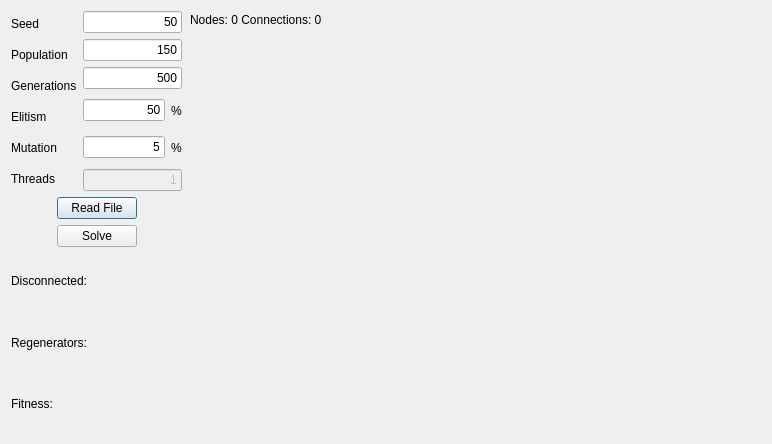
<?xml version="1.0" encoding="UTF-8"?>
<ui version="4.0">
 <class>BeeAlgorithmDialog</class>
 <widget class="QDialog" name="BeeAlgorithmDialog">
  <property name="geometry">
   <rect>
    <x>0</x>
    <y>0</y>
    <width>772</width>
    <height>444</height>
   </rect>
  </property>
  <property name="windowTitle">
   <string>RLP - Bee's Algorithm</string>
  </property>
  <widget class="QLabel" name="labelNodes">
   <property name="geometry">
    <rect>
     <x>190</x>
     <y>10</y>
     <width>571</width>
     <height>20</height>
    </rect>
   </property>
   <property name="text">
    <string>Nodes: 0 Connections: 0</string>
   </property>
  </widget>
  <widget class="QWidget" name="gridLayoutWidget">
   <property name="geometry">
    <rect>
     <x>180</x>
     <y>27</y>
     <width>581</width>
     <height>401</height>
    </rect>
   </property>
   <layout class="QGridLayout" name="gridLayout">
    <property name="sizeConstraint">
     <enum>QLayout::SetDefaultConstraint</enum>
    </property>
   </layout>
  </widget>
  <widget class="QWidget" name="layoutWidget">
   <property name="geometry">
    <rect>
     <x>11</x>
     <y>11</y>
     <width>171</width>
     <height>421</height>
    </rect>
   </property>
   <layout class="QVBoxLayout" name="verticalLayout_4">
    <item>
     <layout class="QHBoxLayout" name="horizontalLayout_5">
      <item>
       <layout class="QVBoxLayout" name="verticalLayout_2">
        <item>
         <widget class="QLabel" name="label">
          <property name="text">
           <string>Seed</string>
          </property>
          <property name="buddy">
           <cstring>lineEditSeed</cstring>
          </property>
         </widget>
        </item>
        <item>
         <widget class="QLabel" name="label_2">
          <property name="text">
           <string>Population</string>
          </property>
          <property name="buddy">
           <cstring>lineEditPopulation</cstring>
          </property>
         </widget>
        </item>
        <item>
         <widget class="QLabel" name="label_3">
          <property name="text">
           <string>Generations</string>
          </property>
          <property name="buddy">
           <cstring>lineEditGenerations</cstring>
          </property>
         </widget>
        </item>
        <item>
         <widget class="QLabel" name="label_4">
          <property name="text">
           <string>Elitism</string>
          </property>
          <property name="buddy">
           <cstring>lineEditElitism</cstring>
          </property>
         </widget>
        </item>
        <item>
         <widget class="QLabel" name="label_5">
          <property name="text">
           <string>Mutation</string>
          </property>
          <property name="buddy">
           <cstring>lineEditMutation</cstring>
          </property>
         </widget>
        </item>
        <item>
         <widget class="QLabel" name="label_6">
          <property name="text">
           <string>Threads</string>
          </property>
          <property name="buddy">
           <cstring>lineEditThreads</cstring>
          </property>
         </widget>
        </item>
       </layout>
      </item>
      <item>
       <layout class="QVBoxLayout" name="verticalLayout">
        <item>
         <widget class="QLineEdit" name="lineEditSeed">
          <property name="text">
           <string>50</string>
          </property>
          <property name="alignment">
           <set>Qt::AlignRight|Qt::AlignTrailing|Qt::AlignVCenter</set>
          </property>
          <property name="readOnly">
           <bool>false</bool>
          </property>
         </widget>
        </item>
        <item>
         <widget class="QLineEdit" name="lineEditPopulation">
          <property name="text">
           <string>150</string>
          </property>
          <property name="alignment">
           <set>Qt::AlignRight|Qt::AlignTrailing|Qt::AlignVCenter</set>
          </property>
         </widget>
        </item>
        <item>
         <widget class="QLineEdit" name="lineEditGenerations">
          <property name="text">
           <string>500</string>
          </property>
          <property name="alignment">
           <set>Qt::AlignRight|Qt::AlignTrailing|Qt::AlignVCenter</set>
          </property>
         </widget>
        </item>
        <item>
         <layout class="QHBoxLayout" name="horizontalLayout">
          <item>
           <widget class="QLineEdit" name="lineEditElitism">
            <property name="text">
             <string>50</string>
            </property>
            <property name="alignment">
             <set>Qt::AlignRight|Qt::AlignTrailing|Qt::AlignVCenter</set>
            </property>
           </widget>
          </item>
          <item>
           <widget class="QLabel" name="label_10">
            <property name="text">
             <string>%</string>
            </property>
           </widget>
          </item>
         </layout>
        </item>
        <item>
         <layout class="QHBoxLayout" name="horizontalLayout_4">
          <item>
           <widget class="QLineEdit" name="lineEditMutation">
            <property name="text">
             <string>5</string>
            </property>
            <property name="alignment">
             <set>Qt::AlignRight|Qt::AlignTrailing|Qt::AlignVCenter</set>
            </property>
           </widget>
          </item>
          <item>
           <widget class="QLabel" name="label_9">
            <property name="text">
             <string>%</string>
            </property>
           </widget>
          </item>
         </layout>
        </item>
        <item>
         <widget class="QLineEdit" name="lineEditThreads">
          <property name="enabled">
           <bool>false</bool>
          </property>
          <property name="text">
           <string>1</string>
          </property>
          <property name="alignment">
           <set>Qt::AlignRight|Qt::AlignTrailing|Qt::AlignVCenter</set>
          </property>
          <property name="readOnly">
           <bool>false</bool>
          </property>
         </widget>
        </item>
       </layout>
      </item>
     </layout>
    </item>
    <item>
     <layout class="QHBoxLayout" name="horizontalLayout_3">
      <item>
       <spacer name="horizontalSpacer">
        <property name="orientation">
         <enum>Qt::Horizontal</enum>
        </property>
        <property name="sizeHint" stdset="0">
         <size>
          <width>40</width>
          <height>20</height>
         </size>
        </property>
       </spacer>
      </item>
      <item>
       <widget class="QPushButton" name="pushButtonRead">
        <property name="text">
         <string>Read File</string>
        </property>
       </widget>
      </item>
      <item>
       <spacer name="horizontalSpacer_2">
        <property name="orientation">
         <enum>Qt::Horizontal</enum>
        </property>
        <property name="sizeHint" stdset="0">
         <size>
          <width>40</width>
          <height>20</height>
         </size>
        </property>
       </spacer>
      </item>
     </layout>
    </item>
    <item>
     <layout class="QHBoxLayout" name="horizontalLayout_2">
      <item>
       <spacer name="horizontalSpacer_3">
        <property name="orientation">
         <enum>Qt::Horizontal</enum>
        </property>
        <property name="sizeHint" stdset="0">
         <size>
          <width>40</width>
          <height>20</height>
         </size>
        </property>
       </spacer>
      </item>
      <item>
       <widget class="QPushButton" name="pushButtonSolve">
        <property name="text">
         <string>Solve</string>
        </property>
       </widget>
      </item>
      <item>
       <spacer name="horizontalSpacer_4">
        <property name="orientation">
         <enum>Qt::Horizontal</enum>
        </property>
        <property name="sizeHint" stdset="0">
         <size>
          <width>40</width>
          <height>20</height>
         </size>
        </property>
       </spacer>
      </item>
     </layout>
    </item>
    <item>
     <layout class="QVBoxLayout" name="verticalLayout_3">
      <item>
       <widget class="QLabel" name="labelDisconnected">
        <property name="text">
         <string>Disconnected: </string>
        </property>
       </widget>
      </item>
      <item>
       <widget class="QLabel" name="labelRegenerators">
        <property name="text">
         <string>Regenerators: </string>
        </property>
       </widget>
      </item>
      <item>
       <widget class="QLabel" name="labelFitness">
        <property name="text">
         <string>Fitness: </string>
        </property>
       </widget>
      </item>
     </layout>
    </item>
   </layout>
  </widget>
 </widget>
 <resources/>
 <connections/>
</ui>
